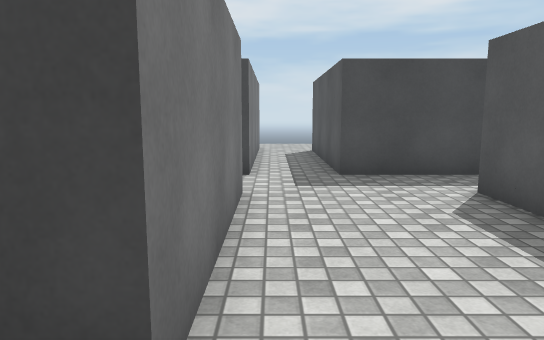
view 1 (above)

16 first-person views from a walk through a Unity game level. The camera is 1.3 m above the floor, tilts 8° down and sees 70° across. The floor is counted in squares, 1 m on a side. Each view is taken from the middle of a square. On the plan, view 1 faces up. The plan holds only what a view shows up to about 16 squares ahead; the rest is blank. The place goes on beyond the plan. The player character is not drawn. Surface patterns are stand-ins for the level's own textures.

view 2
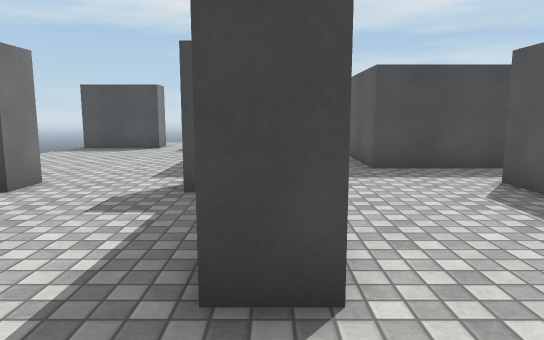

view 3
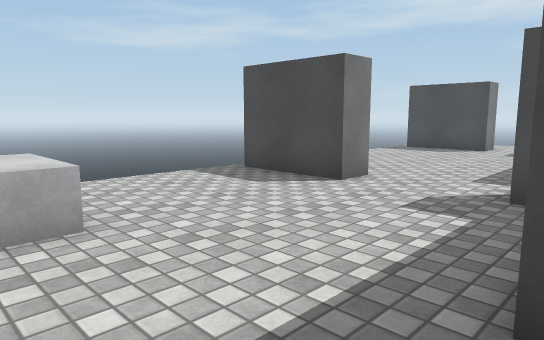

view 4
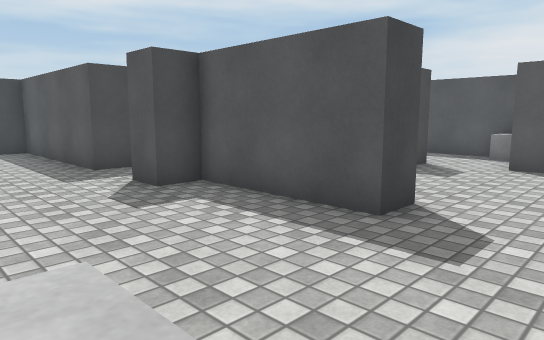

view 5
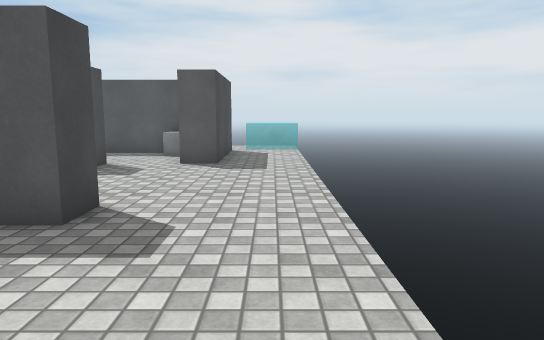

view 6
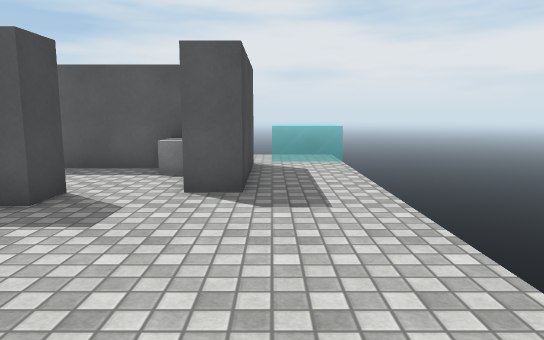

view 7
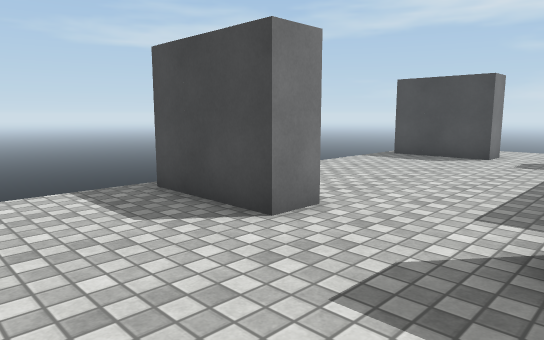

view 8
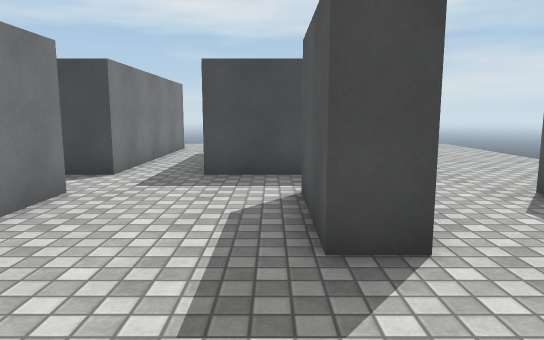

view 9
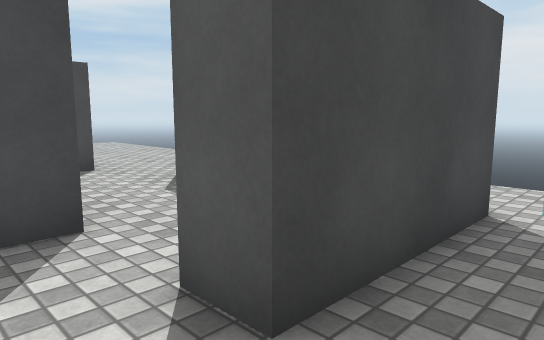

view 10
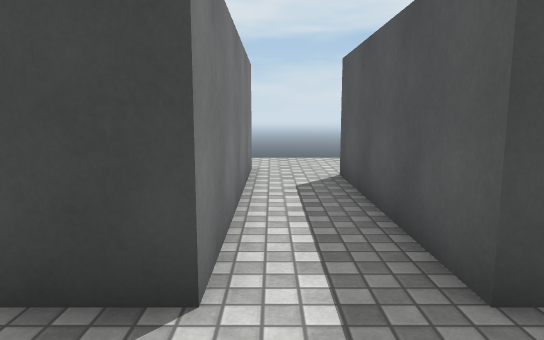

view 11
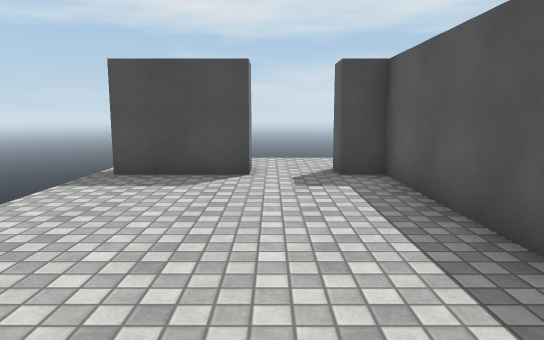

view 12
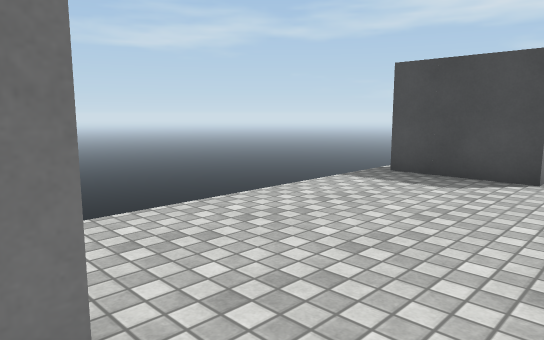

view 13
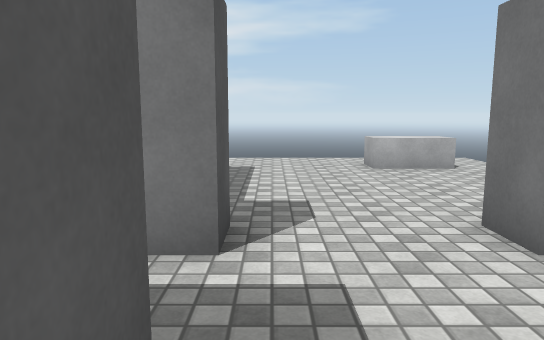

view 14
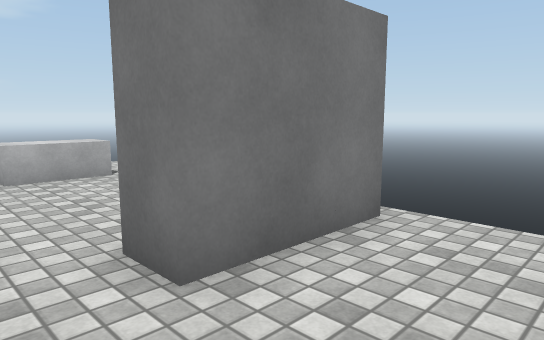

view 15
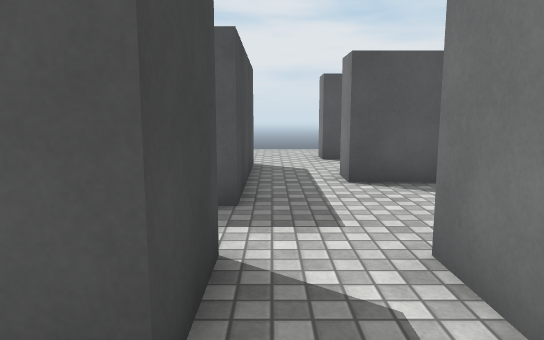

view 16
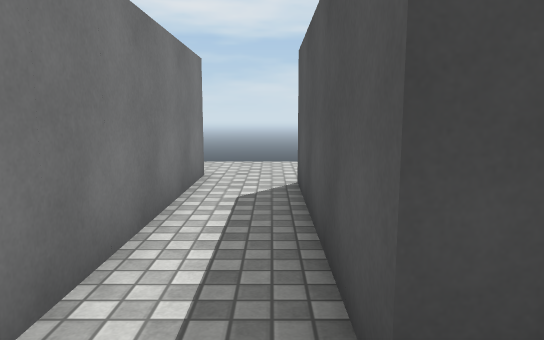

### Floor plan
Key: @ floor where view 1 was taken; # wall or solid block; . floor; = window, fence, low wall or low ledge; ^ raised ledge; v drop or lower ground; B block.
Columns run from 9 left of view 1 to 11 right of it. Each row starts with its distance up from view 1.
 18    vvvv vvvv
 17    .... ....
 16     ... ....       .v
 15 =###..###...      ..v
 14 v......##..#      ..v
 13 v......##..#     ...v
 12 v......##..#     ...v
 11 v......##..#    ....v
 10 v......##..#    ....
  9 v......##..#####...
  8 v...................v
  7 v...................v
  6 =###...##....#...#  v
  5 v.......#....#...#
  4 v.......#....#...#
  3 v.......#........#
  2 v.......#.......B#
  1  .............#####.v
  0 v.BB.....@........^^^
 -1 v. ...............^
 -2 v  vvvvvvvvvvvvvvv^

Where each view was taken, in squares from view 1:
view 1: 0 up, 0 right, facing up
view 2: 1 down, 1 left, facing up
view 3: 1 down, 1 left, facing up-left
view 4: 1 down, 6 left, facing up-right
view 5: 1 down, 6 left, facing right
view 6: 0 up, 2 left, facing right
view 7: 2 up, 2 left, facing up-left
view 8: 0 up, 3 right, facing up
view 9: 1 down, 3 right, facing up-right
view 10: 6 up, 0 right, facing up
view 11: 6 up, 5 left, facing up
view 12: 6 up, 4 left, facing up-left
view 13: 10 up, 3 left, facing down
view 14: 9 up, 4 left, facing down-left
view 15: 8 up, 4 left, facing right
view 16: 7 up, 1 right, facing up
